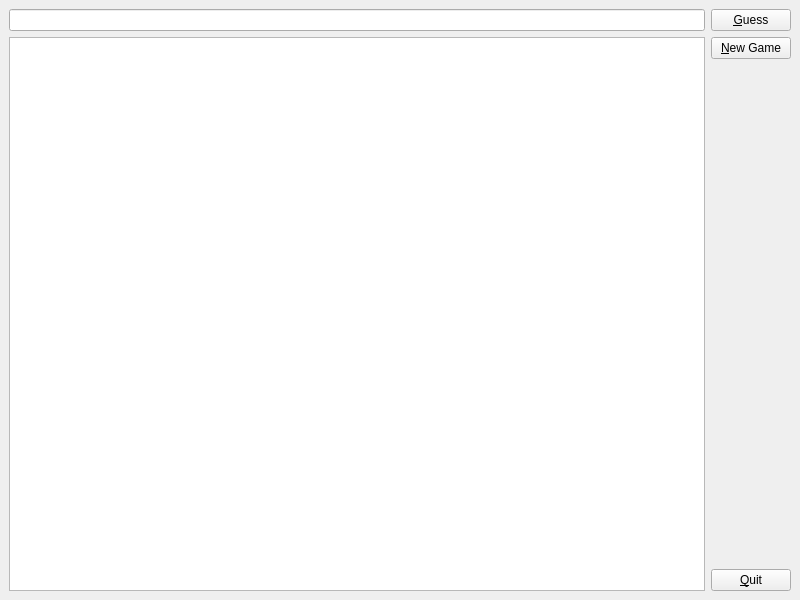
<?xml version="1.0" encoding="UTF-8"?>
<ui version="4.0">
 <class>main_window</class>
 <widget class="QMainWindow" name="main_window">
  <property name="geometry">
   <rect>
    <x>0</x>
    <y>0</y>
    <width>800</width>
    <height>600</height>
   </rect>
  </property>
  <property name="windowTitle">
   <string>guess</string>
  </property>
  <widget class="QWidget" name="centralwidget">
   <layout class="QHBoxLayout" name="horizontalLayout">
    <item>
     <layout class="QVBoxLayout" name="verticalLayout_1">
      <item>
       <widget class="QLineEdit" name="lineEdit"/>
      </item>
      <item>
       <widget class="QListWidget" name="listWidget"/>
      </item>
     </layout>
    </item>
    <item>
     <layout class="QVBoxLayout" name="verticalLayout_2">
      <item>
       <widget class="QPushButton" name="button_guess">
        <property name="text">
         <string>&amp;Guess</string>
        </property>
       </widget>
      </item>
      <item>
       <widget class="QPushButton" name="button_new">
        <property name="text">
         <string>&amp;New Game</string>
        </property>
       </widget>
      </item>
      <item>
       <spacer name="verticalSpacer">
        <property name="orientation">
         <enum>Qt::Vertical</enum>
        </property>
        <property name="sizeHint" stdset="0">
         <size>
          <width>20</width>
          <height>40</height>
         </size>
        </property>
       </spacer>
      </item>
      <item>
       <widget class="QPushButton" name="button_quit">
        <property name="text">
         <string>&amp;Quit</string>
        </property>
       </widget>
      </item>
     </layout>
    </item>
   </layout>
  </widget>
 </widget>
 <resources/>
 <connections/>
</ui>
